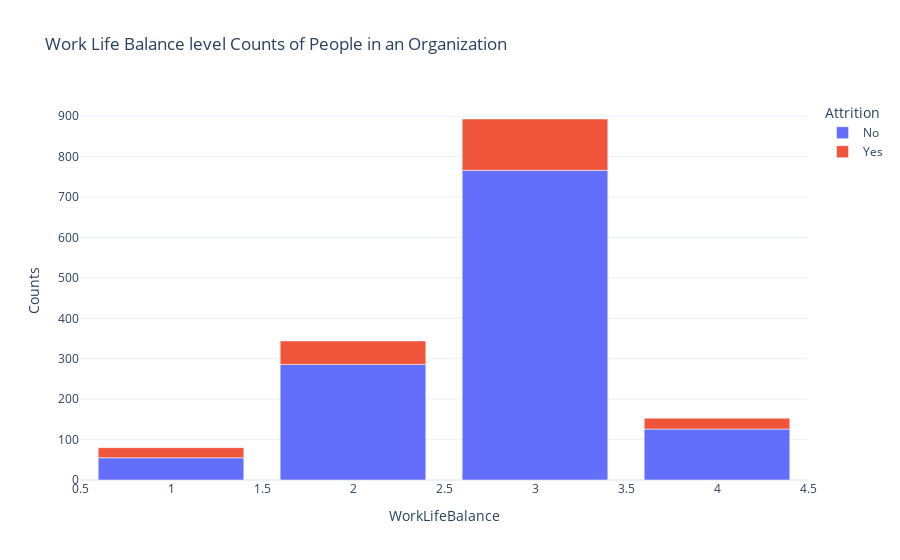

Notebook cell for this chart:
### Code cell
wlb_att=df.groupby(['WorkLifeBalance','Attrition']).apply(lambda x:x['DailyRate'].count()).reset_index(name='Counts')
px.bar(wlb_att,x='WorkLifeBalance',y='Counts',color='Attrition',template='plotly_white',title='Work Life Balance level Counts of People in an Organization')

### Figure 1 — Plotly figure (JSON) as saved in the notebook; plotly's stock layout.template omitted (floating-point values rounded to 4 significant figures)
{"data": [{"alignmentgroup": "True", "hovertemplate": "Attrition=No<br>WorkLifeBalance=%{x}<br>Counts=%{y}<extra></extra>", "legendgroup": "No", "marker": {"color": "#636efa"}, "name": "No", "offsetgroup": "No", "orientation": "v", "showlegend": true, "textposition": "auto", "type": "bar", "x": [1, 2, 3, 4], "xaxis": "x", "y": [55, 286, 766, 126], "yaxis": "y"}, {"alignmentgroup": "True", "hovertemplate": "Attrition=Yes<br>WorkLifeBalance=%{x}<br>Counts=%{y}<extra></extra>", "legendgroup": "Yes", "marker": {"color": "#EF553B"}, "name": "Yes", "offsetgroup": "Yes", "orientation": "v", "showlegend": true, "textposition": "auto", "type": "bar", "x": [1, 2, 3, 4], "xaxis": "x", "y": [25, 58, 127, 27], "yaxis": "y"}], "layout": {"barmode": "relative", "legend": {"title": {"text": "Attrition"}, "tracegroupgap": 0}, "title": {"text": "Work Life Balance level Counts of People in an Organization"}, "xaxis": {"anchor": "y", "domain": [0, 1], "title": {"text": "WorkLifeBalance"}}, "yaxis": {"anchor": "x", "domain": [0, 1], "title": {"text": "Counts"}}}}
